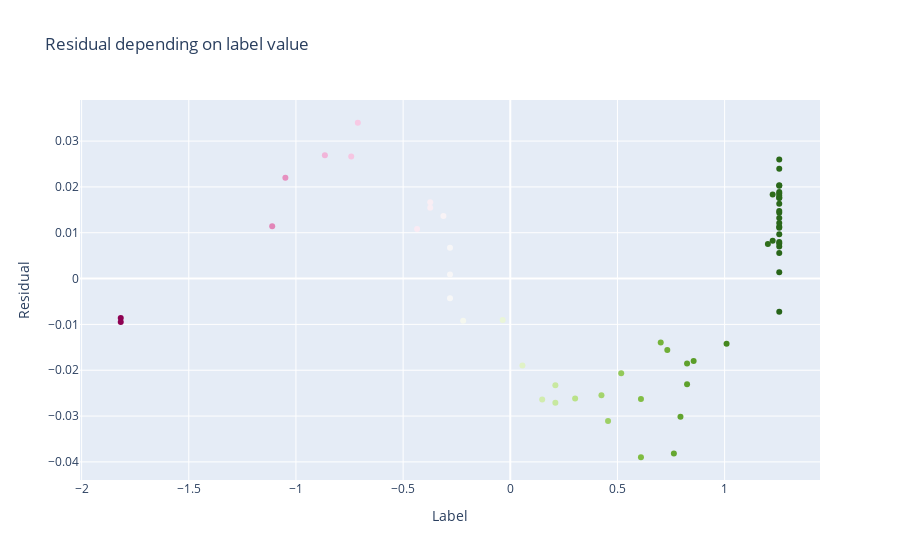
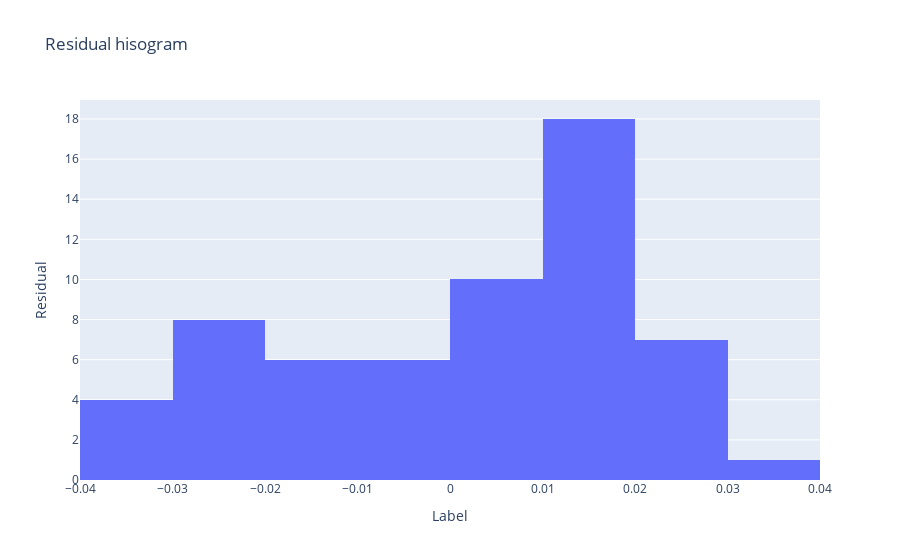
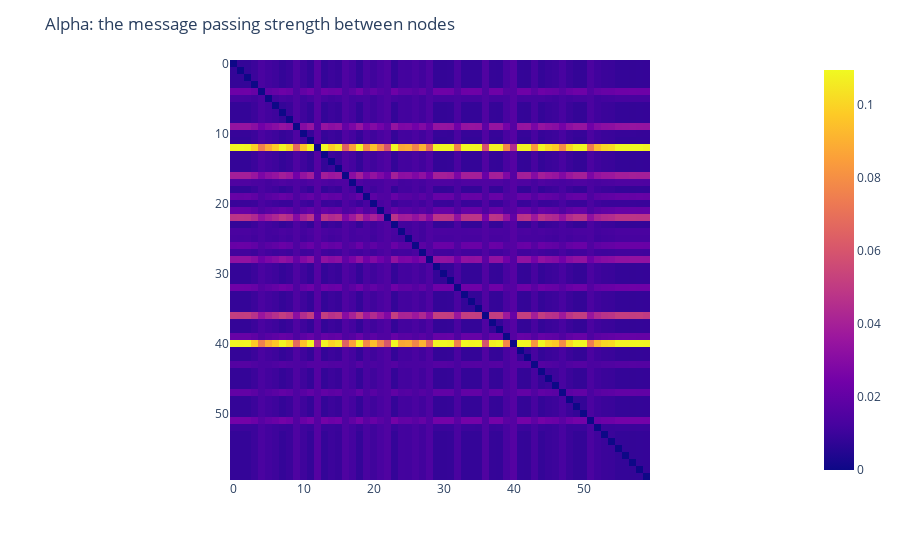

The code cell stored with these charts, in order, in its notebook:
### Code cell
## Model

#my_module = MLPModel(c_in=1, c_hidden=5, c_out=1,num_layers=2,dp_rate=0.0)

src_mask = torch.Tensor([True,False]).to(torch.bool)
dst_mask = torch.Tensor([True,False]).to(torch.bool)
my_module = myGATConv(
    in_channels=(1,1),
    out_channels=1,
    heads=1,
    negative_slope=0.0,
    add_self_loops=False,
    edge_dim=1,
    dropout=0.0,
    src_mask=src_mask,
    dst_mask=dst_mask)

print(my_module.lin_src)

"""
my_module = torch_geometric.nn.GATConv(
    in_channels=(1,1),
    out_channels=1,
    heads=1,
    negative_slope=0.0,
    add_self_loops=False,
    edge_dim=1,
    dropout=0.0)


my_module = torch_geometric.nn.GCNConv(
    in_channels=1, 
    out_channels=1
    )
"""

# my_module(x=participant_graph.x,edge_index=participant_graph.edge_index,edge_attr=participant_graph.edge_attr)
print(my_module)
print([param for param in my_module.parameters()])

## Training
complete_model = GNN_naive_framework(my_module,device)

if True:
    opt = complete_model.configure_optimizer(lr=0.1)
    scheduler = complete_model.configure_scheduler(opt,0.1,0.1,10)

    history = complete_model.train([participant_graph],10000,1,opt,scheduler,"train_loss",200)

## Visualization
plot_errors_labels_comparison(complete_model,participant_graph,True)

### Figure 1 — Plotly figure (JSON) as saved in the notebook; plotly's stock layout.template omitted (floating-point values rounded to 4 significant figures)
{"data": [{"marker": {"color": [1.235, 1.244, 1.242, 0.7158, -0.3901, 0.2336, 0.636, 1.237, 0.8478, -0.7687, 0.5382, 1.236, -1.809, 1.237, 0.7482, 1.023, -0.8919, 0.07568, 1.24, -0.277, 0.4872, -0.288, -1.071, 1.245, 0.1752, 0.2374, -0.3256, 0.3286, -0.7454, 1.229, 1.262, 1.216, -0.3889, 1.244, 1.239, 1.243, -1.122, 1.206, 1.231, -0.2821, -1.808, 1.234, 1.247, -0.02646, 1.24, 0.8433, 0.6487, -0.2106, 0.8242, 1.249, 1.254, -0.4457, 0.4508, 0.8015, 0.8734, 1.237, 1.236, 1.248, 1.247, 1.194]}, "mode": "markers", "type": "scatter", "x": [1.255, 1.255, 1.255, 0.7019, -0.3734, 0.2103, 0.6097, 1.255, 0.8248, -0.7421, 0.5175, 1.255, -1.817, 1.255, 0.7326, 1.009, -0.865, 0.05669, 1.255, -0.2813, 0.4561, -0.2813, -1.049, 1.255, 0.1489, 0.2103, -0.312, 0.3025, -0.7114, 1.255, 1.255, 1.224, -0.3734, 1.255, 1.255, 1.255, -1.111, 1.224, 1.255, -0.2813, -1.817, 1.255, 1.255, -0.03548, 1.255, 0.8248, 0.6097, -0.2198, 0.794, 1.255, 1.255, -0.4349, 0.4254, 0.7633, 0.8555, 1.255, 1.255, 1.255, 1.255, 1.202], "y": [0.02026, 0.01132, 0.01324, -0.01396, 0.01667, -0.02326, -0.02629, 0.01766, -0.02307, 0.02665, -0.02068, 0.01859, -0.008591, 0.01756, -0.01558, -0.0142, 0.0269, -0.01899, 0.01438, -0.004274, -0.03109, 0.006712, 0.02201, 0.009655, -0.02638, -0.02712, 0.01364, -0.02617, 0.034, 0.02601, -0.007223, 0.008266, 0.01544, 0.01108, 0.0163, 0.01215, 0.01143, 0.01833, 0.02394, 0.0008707, -0.009474, 0.02038, 0.007649, -0.009025, 0.01475, -0.01852, -0.03899, -0.00921, -0.03016, 0.005584, 0.001365, 0.01083, -0.02544, -0.03815, -0.01796, 0.01808, 0.01891, 0.007006, 0.008005, 0.00756]}], "layout": {"title": {"text": "Residual depending on label value"}, "xaxis": {"title": {"text": "Label"}}, "yaxis": {"title": {"text": "Residual"}}}}

### Figure 2 — Plotly figure (JSON) as saved in the notebook; plotly's stock layout.template omitted (floating-point values rounded to 4 significant figures)
{"data": [{"type": "histogram", "x": [0.02026, 0.01132, 0.01324, -0.01396, 0.01667, -0.02326, -0.02629, 0.01766, -0.02307, 0.02665, -0.02068, 0.01859, -0.008591, 0.01756, -0.01558, -0.0142, 0.0269, -0.01899, 0.01438, -0.004274, -0.03109, 0.006712, 0.02201, 0.009655, -0.02638, -0.02712, 0.01364, -0.02617, 0.034, 0.02601, -0.007223, 0.008266, 0.01544, 0.01108, 0.0163, 0.01215, 0.01143, 0.01833, 0.02394, 0.0008707, -0.009474, 0.02038, 0.007649, -0.009025, 0.01475, -0.01852, -0.03899, -0.00921, -0.03016, 0.005584, 0.001365, 0.01083, -0.02544, -0.03815, -0.01796, 0.01808, 0.01891, 0.007006, 0.008005, 0.00756]}], "layout": {"title": {"text": "Residual hisogram"}, "xaxis": {"title": {"text": "Label"}}, "yaxis": {"title": {"text": "Residual"}}}}

### Figure 3 — Plotly figure (JSON) as saved in the notebook; plotly's stock layout.template omitted (floating-point values rounded to 4 significant figures; data arrays with more than 128 entries replaced by an {"elided": "..."} marker saying what was removed)
{"data": [{"coloraxis": "coloraxis", "hovertemplate": "x: %{x}<br>y: %{y}<br>color: %{z}<extra></extra>", "name": "0", "type": "heatmap", "xaxis": "x", "yaxis": "y", "z": {"elided": "60x60 float values"}}], "layout": {"coloraxis": {"colorscale": [[0, "#0d0887"], [0.1111, "#46039f"], [0.2222, "#7201a8"], [0.3333, "#9c179e"], [0.4444, "#bd3786"], [0.5556, "#d8576b"], [0.6667, "#ed7953"], [0.7778, "#fb9f3a"], [0.8889, "#fdca26"], [1, "#f0f921"]]}, "margin": {"t": 60}, "title": {"text": "Alpha: the message passing strength between nodes"}, "xaxis": {"anchor": "y", "constrain": "domain", "domain": [0, 1], "scaleanchor": "y"}, "yaxis": {"anchor": "x", "autorange": "reversed", "constrain": "domain", "domain": [0, 1]}}}
